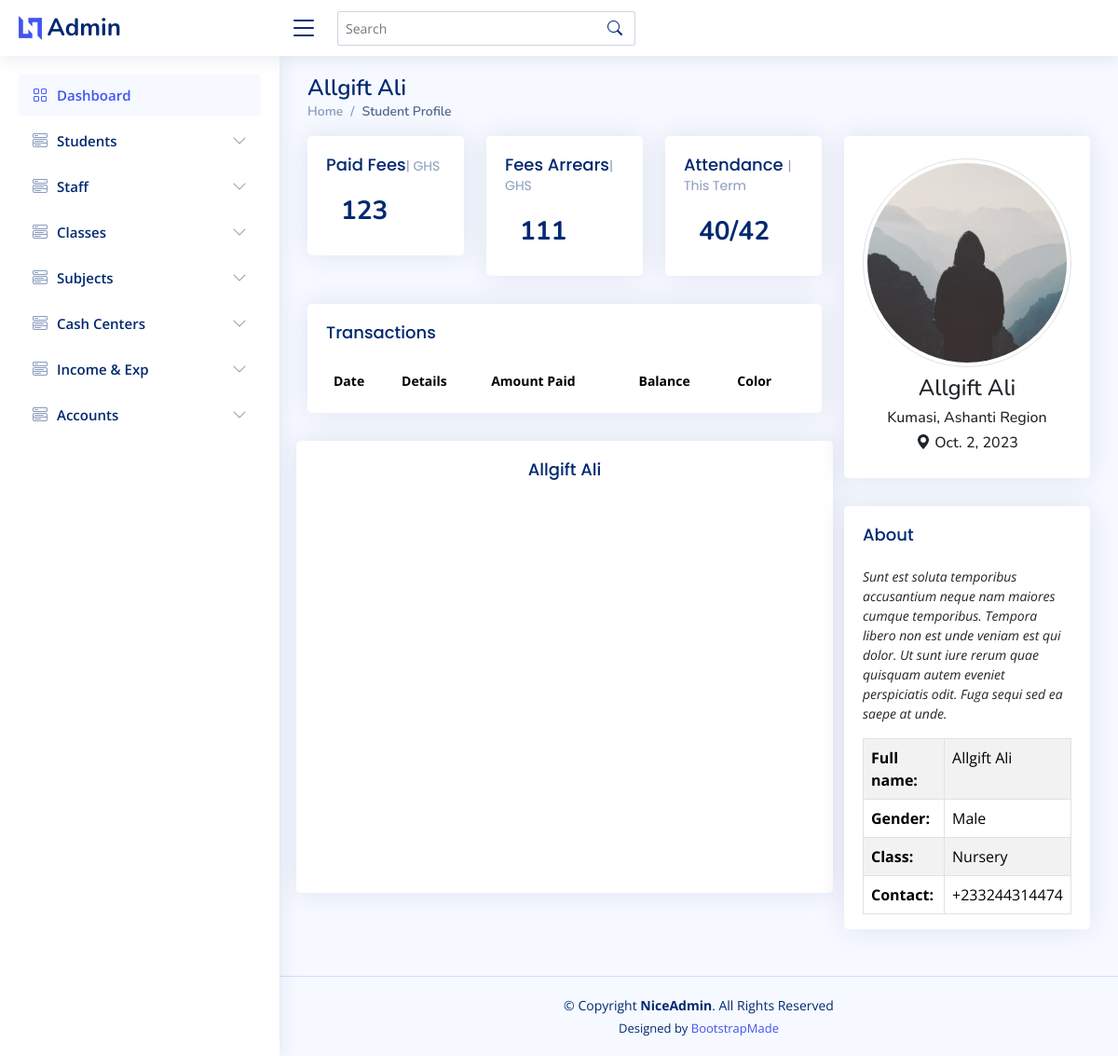
The page /accounts/account_profile/AllgiftAli/ on the database its author committed.
### authy/models.py (models this page shows, shortened)
class User(AbstractUser):
    full_name = models.CharField(max_length=200, null=True)
    type = models.CharField(max_length=20, choices=USER_TYPE)
    email = models.EmailField(unique=True, null=True)
    phone = models.CharField(max_length=20)
    avatar = models.ImageField(null=True, default="default.jpg")
    gender = models.CharField(max_length=100, choices=GENDER_CHOICE, null=True, blank=True)
    residence = models.CharField(max_length=100)
    GPS_Address = models.CharField(max_length=15)
    region = models.CharField(max_length=100, choices=REGION_CHOICE, null=True, blank=True)
    nationality = models.CharField(max_length=100, default='Ghanaian')
    created = models.DateField(auto_now_add=True)
    is_blocked = models.BooleanField(default=False)
    classes = models.ManyToManyField('core.Class', related_name='classes', blank=True)
    marital_status = models.CharField(max_length=100, choices=MARITAL_STATUS, default='Single')
    subjects = models.ManyToManyField('core.Subject', related_name='subjects', blank=True)
    profile = models.TextField(blank=True, null=True)
    cv = models.FileField(blank=True, null=True)
    facebook_url = models.URLField(max_length=255, blank=True, null=True)
    twitter_url = models.URLField(max_length=255, blank=True, null=True)
    instagram_url = models.URLField(max_length=255, blank=True, null=True)
    linkedin_url = models.URLField(max_length=255, blank=True, null=True)
    website_url = models.URLField(max_length=255, blank=True, null=True)
    REQUIRED_FIELDS = []

### core/models.py (models this page shows)
class Class(models.Model):
    picture = models.ImageField(upload_to='class', default='class-1.jpg')
    video = models.FileField(upload_to='class', null=True, blank=True)
    level = models.CharField(max_length=15, choices=LEVEL_CHOICES)
    name = models.CharField(max_length=15, unique=True)
    slug = models.SlugField()
    min_age = models.IntegerField()
    max_age = models.IntegerField()
    tuition_fee = models.DecimalField(max_digits=10, decimal_places=2)
    tuition_interval = models.CharField(max_length=15, choices=TUITION_INTERVAL_CHOICES)
    total_seats = models.IntegerField()
    start_time = models.TimeField(max_length=15)
    close_time = models.TimeField(max_length=15)
    description = models.TextField(null=True, blank=True)
    teacher = models.ForeignKey(User, on_delete=models.DO_NOTHING)
    captain = models.ForeignKey(User, on_delete=models.DO_NOTHING, related_name='class_captain')
    def __str__(self):
        return self.name

### accounts/views.py (the view)
# urls.py: path('account_profile/<username>/', account_profile, name='account_profile'),
def account_profile(request, username):
    profile = get_object_or_404(User, username=username)
    context = {
        'profile': profile,
    }
    return render(request, 'accounts/account_profile.html', context)

### templates/accounts/account_profile.html (shortened to what this page needs)
{% extends 'accounts/base.html' %}
{% load static %}
{% block content %}
  <main id="main" class="main">
    <div class="pagetitle">
      <h1>{{profile.full_name}}</h1>
      <nav>
        <ol class="breadcrumb">
          <li class="breadcrumb-item"><a href="index.html">Home</a></li>
          <li class="breadcrumb-item active">Student Profile</li>
        </ol>
      </nav>
    </div>
    <section class="section dashboard">
      <div class="row">
        <div class="col-lg-8">
          <div class="row">
            <div class="col-xxl-4 col-md-4">
              <div class="card info-card sales-card">
                <div class="card-body">
                  <h5 class="card-title">Paid Fees<span>| GHS</span></h5>
                  <div class="d-flex align-items-center">
                    <div class="ps-3">
                      <h6>123</h6>
                    </div>
                  </div>
                </div>
              </div>
            </div>
            <div class="col-xxl-4 col-md-4">
              <div class="card info-card sales-card">
                <div class="card-body">
                  <h5 class="card-title">Fees Arrears<span>| GHS</span></h5>
                  <div class="d-flex align-items-center">
                    <div class="ps-3">
                      <h6>111</h6>
                    </div>
                  </div>
                </div>
              </div>
            </div>
            <div class="col-xxl-4 col-md-4">
              <div class="card info-card sales-card">
                <div class="card-body">
                  <h5 class="card-title">Attendance <span>| This Term</span></h5>
                  <div class="d-flex align-items-center">
                    <div class="ps-3">
                      <h6>40/42</h6>
                    </div>
                  </div>
                </div>
              </div>
            </div>
            <div class="col-12">
              <div class="card top-selling overflow-auto">
                <div class="card-body pb-0">
                  <h5 class="card-title">Transactions</h5>
                  <table class="table table-striped table-hover datatable">
                    <thead>
                      <tr>
                        <th>Date</th>
                        <th>Details</th>
                        <th>Amount Paid</th>
                        <th>Balance</th>
                        <th>Color</th>
                      </tr>
                    </thead>
                  </table>
                </div>
              </div>
            </div>
            <div class="card">
            <div class="card-body">
              <h5 class="card-title text-center">{{profile.full_name}}</h5>
              <div id="radarChart" style="min-height: 400px;" class="echart"></div>
            </div>
          </div>
          </div>
        </div>
        <div class="col-lg-4">
          <div class="card">
            <div class="card-body profile-card pt-4 d-flex flex-column align-items-center">
              <img src="{{profile.avatar.url}}" alt="Profile" class="rounded-circle img-thumbnail">
              <h4 class="mt-2">{{profile.full_name}}</h4>
                <h6>{{profile.residence}}, {{profile.region}} Region</h6>
                <h6><i class="bi bi-geo-alt-fill"></i> {{profile.created}}</h6>
            </div>
          </div>
          <div class="card">
            <div class="card-body pb-0">
              <h5 class="card-title">About</h5>
                  <p class="small fst-italic">Sunt est soluta temporibus accusantium neque nam maiores cumque temporibus. Tempora libero non est unde veniam est qui dolor. Ut sunt iure rerum quae quisquam autem eveniet perspiciatis odit. Fuga sequi sed ea saepe at unde.</p>
                  <table class="table table-striped table-bordered table-hover">
                      <tbody>
                        <tr>
                            <th>Full name:</th>
                            <td>{{profile.full_name}}</td>
                        </tr>
                        <tr>
                            <th>Gender:</th>
                            <td>{{profile.gender}}</td>
                        </tr>
                        <tr>
                            <th>Class:</th>
                            <td>{{profile.classes.first}}</td>
                        </tr>
                        <tr>
                            <th>Contact:</th>
                            <td>{{profile.phone}}</td>
                        </tr>
                      </tbody>
                  </table>
            </div>
          </div>
        </div>
      </div>
    </section>
  </main>
{% endblock content %}

### static/assets/css/style.css (style rules this page uses)
:root { scroll-behavior: smooth; }
body { font-family: "Open Sans", sans-serif; background: #f6f9ff; color: #444444; }
a { color: #4154f1; text-decoration: none; }
h1, h2, h3, h4, h5, h6 { font-family: "Nunito", sans-serif; }
#main { margin-top: 60px; padding: 20px 30px; transition: all 0.3s; }
.pagetitle { margin-bottom: 10px; }
.pagetitle h1 { font-size: 24px; margin-bottom: 0; font-weight: 600; color: #012970; }
.card { margin-bottom: 30px; border: none; border-radius: 5px; box-shadow: 0px 0 30px rgba(1, 41, 112, 0.1); }
.card-title { padding: 20px 0 15px 0; font-size: 18px; font-weight: 500; color: #012970; font-family: "Poppins", sans-serif; }
.card-title span { color: #899bbd; font-size: 14px; font-weight: 400; }
.card-body { padding: 0 20px 20px 20px; }
.breadcrumb { font-size: 14px; font-family: "Nunito", sans-serif; color: #899bbd; font-weight: 600; }
.breadcrumb a { color: #899bbd; transition: 0.3s; }
.breadcrumb .breadcrumb-item::before { color: #899bbd; }
.breadcrumb .active { color: #51678f; font-weight: 600; }
@media (min-width: 1200px) { #main, #footer { margin-left: 300px; } }
.dashboard .info-card { padding-bottom: 10px; }
.dashboard .info-card h6 { font-size: 28px; color: #012970; font-weight: 700; margin: 0; padding: 0; }
.dashboard .top-selling { font-size: 14px; }
.dashboard .top-selling .table thead { background: #f6f6fe; }
.dashboard .top-selling .table thead th { border: 0; }

### rows shown on the page
User: full_name "Allgift Ali", avatar (placeholder picture), residence "Kumasi", region "Ashanti", created "Oct. 2, 2023", gender "Male", classes.first "Nursery", phone "+233244314474"
